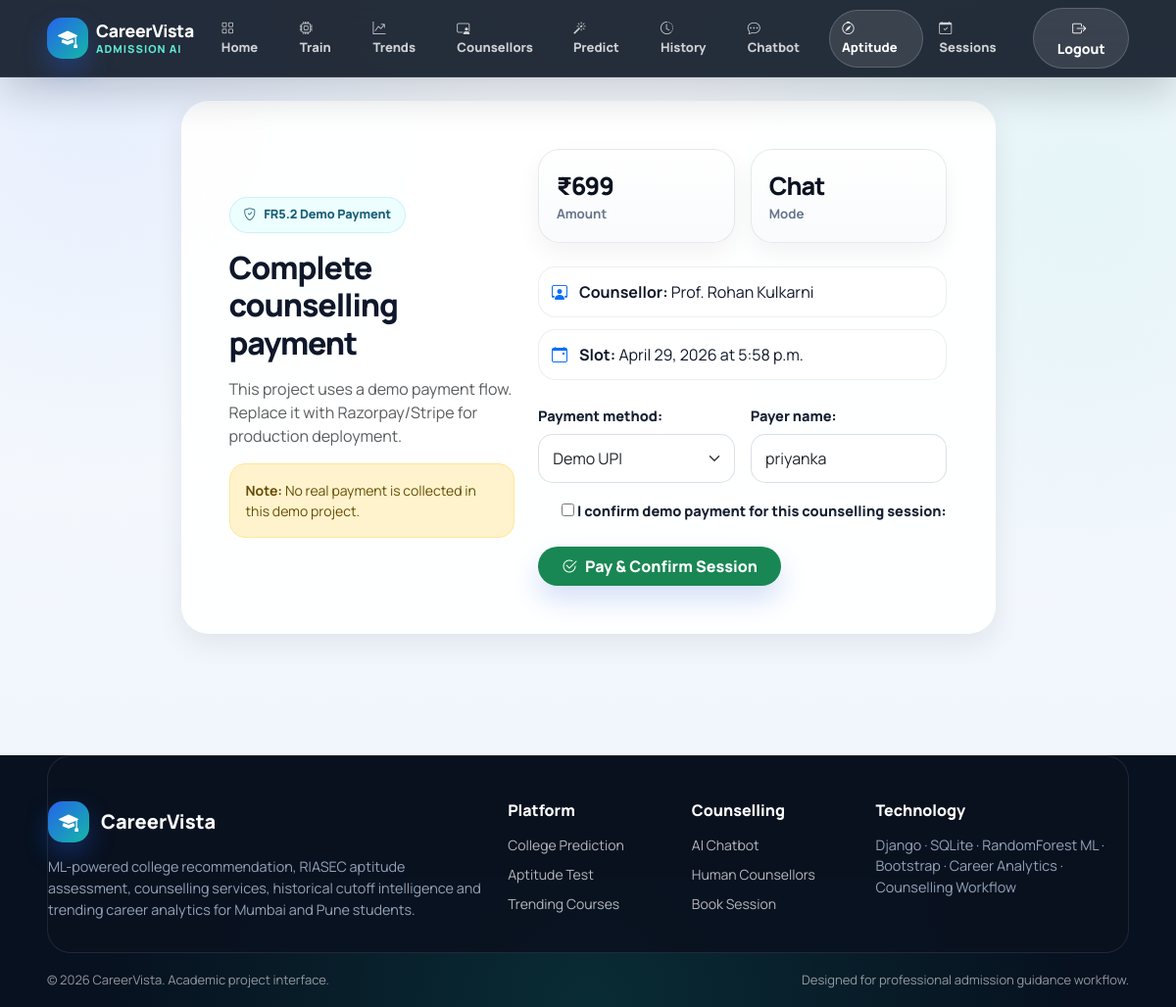
The app's page /payment/1/ (signed in) with its own data.
### predictor/models.py (models this page shows, shortened)
class CounsellingSession(models.Model):
    MODE_CHOICES = [
        ('Video', 'Video'),
        ('Chat', 'Chat'),
        ('Phone Call', 'Phone Call'),
        ('In Person', 'In Person'),
    ]
    STATUS_CHOICES = [
        ('Pending', 'Pending'),
        ('Payment Pending', 'Payment Pending'),
        ('Confirmed', 'Confirmed'),
        ('Completed', 'Completed'),
        ('Cancelled', 'Cancelled'),
    ]
    PAYMENT_STATUS_CHOICES = [
        ('Unpaid', 'Unpaid'),
        ('Paid', 'Paid'),
        ('Failed', 'Failed'),
        ('Refunded', 'Refunded'),
    ]
    user = models.ForeignKey(User, on_delete=models.SET_NULL, null=True, blank=True)
    counsellor = models.ForeignKey(CounsellorProfile, on_delete=models.SET_NULL, null=True, blank=True)
    created_at = models.DateTimeField(auto_now_add=True)
    student_name = models.CharField(max_length=120)
    email = models.EmailField(blank=True)
    phone = models.CharField(max_length=20)
    preferred_date = models.DateField()
    preferred_time = models.TimeField()
    mode = models.CharField(max_length=40, choices=MODE_CHOICES, default='Video')
    topic = models.CharField(max_length=180, default='College Admission Counselling')
    student_summary = models.TextField(blank=True)
    predicted_college_summary = models.TextField(blank=True)
    aptitude_summary = models.TextField(blank=True)
    meeting_link = models.URLField(blank=True)
    amount = models.IntegerField(default=0)
    status = models.CharField(max_length=40, choices=STATUS_CHOICES, default='Payment Pending')
    payment_status = models.CharField(max_length=40, choices=PAYMENT_STATUS_CHOICES, default='Unpaid')
    admin_notes = models.TextField(blank=True)
    class Meta:
        ordering = ['-created_at']
        verbose_name = 'Human Counselling Session'
        verbose_name_plural = 'Human Counselling Sessions'

class CounsellorProfile(models.Model):
    SESSION_CHOICES = [
        ('Video', 'Video'),
        ('Chat', 'Chat'),
        ('Phone Call', 'Phone Call'),
        ('In Person', 'In Person'),
    ]
    user = models.OneToOneField(User, on_delete=models.SET_NULL, null=True, blank=True)
    name = models.CharField(max_length=120)
    email = models.EmailField(blank=True)
    phone = models.CharField(max_length=20, blank=True)
    certification_id = models.CharField(max_length=80, blank=True)
    qualification = models.CharField(max_length=180)
    specialization = models.CharField(max_length=180, default='Engineering Admission Counselling')
    experience_years = models.IntegerField(default=0)
    languages = models.CharField(max_length=120, default='English, Hindi, Marathi')
    city = models.CharField(max_length=80, blank=True)
    supported_modes = models.CharField(max_length=120, default='Video, Chat, Phone Call')
    fee_per_session = models.IntegerField(default=499)
    rating = models.FloatField(default=4.5)
    available_days = models.CharField(max_length=120, default='Mon-Sat')
    available_time = models.CharField(max_length=120, default='10:00 AM - 06:00 PM')
    bio = models.TextField(blank=True)
    is_active = models.BooleanField(default=True)
    class Meta:
        ordering = ['-rating', 'fee_per_session', 'name']

### predictor/views.py (the view)
# urls.py: path('payment/<int:session_id>/', views.payment_checkout, name='payment_checkout'),
@login_required
def payment_checkout(request, session_id):
    session = get_object_or_404(CounsellingSession, id=session_id, user=request.user)
    if request.method == 'POST':
        form = PaymentForm(request.POST)
        if form.is_valid():
            ref = 'PAY-' + uuid.uuid4().hex[:10].upper()
            PaymentTransaction.objects.create(
                session=session,
                amount=session.amount,
                payment_method=form.cleaned_data['payment_method'],
                transaction_reference=ref,
                status='Success',
            )
            session.payment_status = 'Paid'
            session.status = 'Confirmed'
            session.meeting_link = f'https://meet.example.com/session-{session.id}-{uuid.uuid4().hex[:6]}'
            session.save()
            messages.success(request, f'Demo payment successful. Session confirmed. Transaction: {ref}')
            return redirect('my_counselling_sessions')
    else:
        form = PaymentForm(initial={'payer_name': request.user.first_name or request.user.username})
    return render(request, 'predictor/payment_checkout.html', {'form': form, 'session': session})

### predictor/forms.py
class PaymentForm(forms.Form):
    payment_method = forms.ChoiceField(
        choices=[
            ('Demo UPI', 'Demo UPI'),
            ('Demo Card', 'Demo Card'),
            ('Demo Net Banking', 'Demo Net Banking'),
        ],
        widget=forms.Select(attrs=FORM_SELECT)
    )
    payer_name = forms.CharField(max_length=120, widget=forms.TextInput(attrs={**FORM_CONTROL, 'placeholder': 'Name on payment'}))
    confirm = forms.BooleanField(label='I confirm demo payment for this counselling session')

### predictor/templates/predictor/payment_checkout.html (shortened to what this page needs)
{% extends 'predictor/base.html' %}
{% block content %}
<section class="section-pad pt-4">
    <div class="container">
        <div class="row justify-content-center">
            <div class="col-xl-9 col-lg-10">
                <div class="panel-card p-4 p-lg-5">
                    <div class="row g-4 align-items-center">
                        <div class="col-lg-5">
                            <span class="eyebrow"><i class="bi bi-shield-check"></i>FR5.2 Demo Payment</span>
                            <h2 class="fw-black mt-3 mb-3">Complete counselling payment</h2>
                            <p class="text-muted">This project uses a demo payment flow. Replace it with Razorpay/Stripe for production deployment.</p>
                            <div class="alert alert-warning rounded-4 small mb-0"><b>Note:</b> No real payment is collected in this demo project.</div>
                        </div>
                        <div class="col-lg-7">
                            <div class="row g-3 mb-4">
                                <div class="col-md-6"><div class="metric-card"><b>₹{{ session.amount }}</b><span>Amount</span></div></div>
                                <div class="col-md-6"><div class="metric-card"><b>{{ session.mode }}</b><span>Mode</span></div></div>
                            </div>
                            <div class="glass-list mb-4">
                                <div class="glass-list-item"><i class="bi bi-person-workspace text-primary"></i><span><b>Counsellor:</b> {{ session.counsellor.name|default:'Auto allocation' }}</span></div>
                                <div class="glass-list-item"><i class="bi bi-calendar-event text-primary"></i><span><b>Slot:</b> {{ session.preferred_date }} at {{ session.preferred_time }}</span></div>
                            </div>
                            <form method="post" class="row g-3">
                                <div class="col-md-6">{{ form.payment_method.label_tag }}{{ form.payment_method }}{{ form.payment_method.errors }}</div>
                                <div class="col-md-6">{{ form.payer_name.label_tag }}{{ form.payer_name }}{{ form.payer_name.errors }}</div>
                                <div class="col-12 form-check ms-2">{{ form.confirm }} {{ form.confirm.label_tag }} {{ form.confirm.errors }}</div>
                                <div class="col-12"><button class="btn btn-success rounded-pill px-4 py-2"><i class="bi bi-check2-circle me-2"></i>Pay & Confirm Session</button></div>
                            </form>
                        </div>
                    </div>
                </div>
            </div>
        </div>
    </div>
</section>
{% endblock %}

### predictor/static/predictor/css/style.css (style rules this page uses)
:root { --ink: #0b1220; --muted: #64748b; --soft: #f6f8fc; --card: rgba(255, 255, 255, 0.92); --border: rgba(148, 163, 184, 0.22); --brand: #2155d9; --brand-2: #15a3a3; --brand-3: #7c3aed; --success: #0f9f6e; --warning: #f59e0b; --danger: #dc2626; --shadow-sm: 0 10px 28px rgba(15, 23, 42, 0.08); --shadow-md: 0 22px 60px rgba(15, 23, 42, 0.13); --radius-xl: 28px; --radius-lg: 22px; }
* { box-sizing: border-box; }
body { min-height: 100vh; font-family: 'Inter', system-ui, -apple-system, BlinkMacSystemFont, 'Segoe UI', sans-serif; color: var(--ink); background: linear-gradient(135deg, rgba(246,248,252,.96), rgba(240,246,255,.92)), radial-gradient(circle at 12% 10%, rgba(33,85,217,.18), transparent 28%), radial-gradient(circle at 90% 15%, rgba(21,163,163,.15), transparent 28%), radial-gradient(circle at 70% 85%, rgba(124,58,237,.12), transparent 30%); overflow-x: hidden; }
.section-pad { padding: 64px 0; }
.hero-pill, .eyebrow { display: inline-flex; align-items: center; gap: 8px; border-radius: 999px; padding: 8px 14px; font-size: .79rem; font-weight: 800; color: #155e75; background: rgba(236, 254, 255, .95); border: 1px solid rgba(14, 165, 233, .16); }
.panel-card, .ui-card { background: var(--card); border: 1px solid rgba(255,255,255,.74); border-radius: var(--radius-xl); box-shadow: var(--shadow-sm); backdrop-filter: blur(14px); }
.metric-card, .mini-stat { background: linear-gradient(180deg, rgba(255,255,255,.98), rgba(248,250,252,.88)); border: 1px solid var(--border); border-radius: 22px; padding: 18px; min-height: 100%; box-shadow: 0 10px 24px rgba(15,23,42,.05); }
.metric-card b, .mini-stat b { display: block; font-size: clamp(1.35rem, 2.1vw, 2rem); font-weight: 900; letter-spacing: -.04em; color: var(--ink); }
.metric-card span, .mini-stat span { display: block; color: var(--muted); font-size: .83rem; font-weight: 700; }
.btn-primary, .btn-success { border: 0; font-weight: 800; box-shadow: 0 14px 28px rgba(33,85,217,.19); }
.form-control, .form-select, textarea, select, input[type="text"], input[type="password"], input[type="email"], input[type="number"], input[type="date"], input[type="time"] { border-radius: 15px !important; border: 1px solid rgba(148,163,184,.34) !important; padding: .77rem .9rem !important; background-color: rgba(255,255,255,.88) !important; box-shadow: none !important; }
.form-label, label { font-weight: 800; color: #172033; font-size: .91rem; margin-bottom: .45rem; }
.glass-list { display: grid; gap: 12px; }
.glass-list-item { display: flex; gap: 12px; align-items: start; padding: 13px; border-radius: 18px; background: rgba(255,255,255,.58); border: 1px solid rgba(148,163,184,.18); }
.fw-black { font-weight: 900 !important; letter-spacing: -.035em; }

### predictor/templates/predictor/base.html (style rules this page uses)
:root { --cc-navy: #07111f; --cc-navy-2: #101d2f; --cc-primary: #2563eb; --cc-teal: #14b8a6; --cc-green: #22c55e; --cc-orange: #f97316; --cc-purple: #7c3aed; --cc-slate: #64748b; --cc-light: #f8fbff; --cc-border: rgba(226, 232, 240, 0.92); --cc-shadow: 0 24px 70px rgba(15, 23, 42, 0.12); --cc-radius: 26px; }
* { box-sizing: border-box; }
body { margin: 0; font-family: "Manrope", system-ui, -apple-system, BlinkMacSystemFont, "Segoe UI", sans-serif; background: radial-gradient(circle at 8% 8%, rgba(37, 99, 235, .08), transparent 28%), radial-gradient(circle at 92% 18%, rgba(20, 184, 166, .08), transparent 30%), linear-gradient(180deg, #f8fbff 0%, #eef4fb 100%); color: #0f172a; overflow-x: hidden; }
.fw-black { font-weight: 900; }

### records on screen
CounsellingSession: amount "699", mode "Chat", counsellor.name "Prof. Rohan Kulkarni", preferred_date "April 29, 2026", preferred_time "5:58 p.m."
